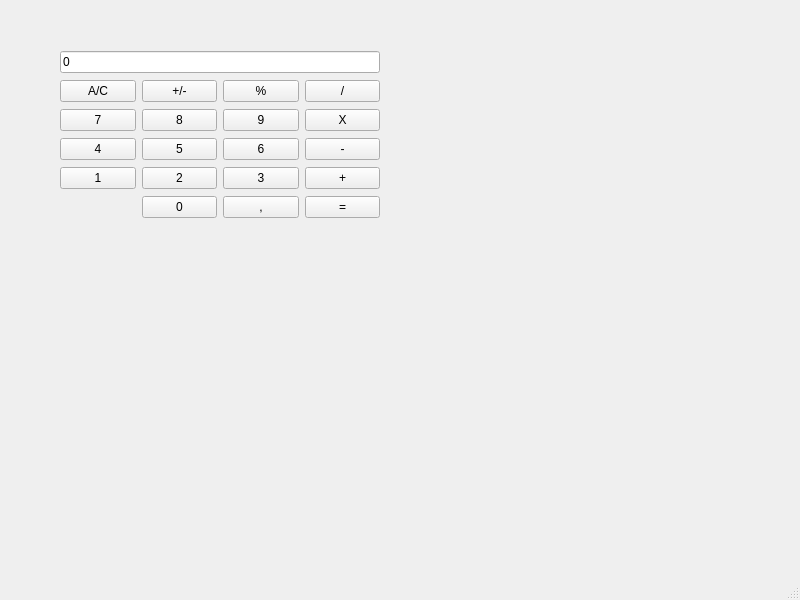
<?xml version="1.0" encoding="UTF-8"?>
<ui version="4.0">
 <class>MainWindow</class>
 <widget class="QMainWindow" name="MainWindow">
  <property name="geometry">
   <rect>
    <x>0</x>
    <y>0</y>
    <width>800</width>
    <height>600</height>
   </rect>
  </property>
  <property name="windowTitle">
   <string>MainWindow</string>
  </property>
  <widget class="QWidget" name="centralwidget">
   <widget class="QWidget" name="">
    <property name="geometry">
     <rect>
      <x>60</x>
      <y>50</y>
      <width>320</width>
      <height>173</height>
     </rect>
    </property>
    <layout class="QGridLayout" name="gridLayout">
     <item row="0" column="0" colspan="4">
      <widget class="QLineEdit" name="ResultField">
       <property name="text">
        <string>0</string>
       </property>
      </widget>
     </item>
     <item row="1" column="0">
      <widget class="QPushButton" name="ButAC">
       <property name="text">
        <string>A/C</string>
       </property>
      </widget>
     </item>
     <item row="1" column="1">
      <widget class="QPushButton" name="ButPlusMinus">
       <property name="text">
        <string>+/-</string>
       </property>
      </widget>
     </item>
     <item row="1" column="2">
      <widget class="QPushButton" name="ButPerc">
       <property name="text">
        <string>%</string>
       </property>
      </widget>
     </item>
     <item row="1" column="3">
      <widget class="QPushButton" name="ButDiv">
       <property name="text">
        <string>/</string>
       </property>
      </widget>
     </item>
     <item row="2" column="0">
      <widget class="QPushButton" name="But7">
       <property name="text">
        <string>7</string>
       </property>
      </widget>
     </item>
     <item row="2" column="1">
      <widget class="QPushButton" name="But8">
       <property name="text">
        <string>8</string>
       </property>
      </widget>
     </item>
     <item row="2" column="2">
      <widget class="QPushButton" name="But9">
       <property name="text">
        <string>9</string>
       </property>
      </widget>
     </item>
     <item row="2" column="3">
      <widget class="QPushButton" name="ButMult">
       <property name="text">
        <string>X</string>
       </property>
      </widget>
     </item>
     <item row="3" column="0">
      <widget class="QPushButton" name="But4">
       <property name="text">
        <string>4</string>
       </property>
      </widget>
     </item>
     <item row="3" column="1">
      <widget class="QPushButton" name="But5">
       <property name="text">
        <string>5</string>
       </property>
      </widget>
     </item>
     <item row="3" column="2">
      <widget class="QPushButton" name="But6">
       <property name="text">
        <string>6</string>
       </property>
      </widget>
     </item>
     <item row="3" column="3">
      <widget class="QPushButton" name="ButMin">
       <property name="text">
        <string>-</string>
       </property>
      </widget>
     </item>
     <item row="4" column="0">
      <widget class="QPushButton" name="But1">
       <property name="text">
        <string>1</string>
       </property>
      </widget>
     </item>
     <item row="4" column="1">
      <widget class="QPushButton" name="But2">
       <property name="text">
        <string>2</string>
       </property>
      </widget>
     </item>
     <item row="4" column="2">
      <widget class="QPushButton" name="But3">
       <property name="text">
        <string>3</string>
       </property>
      </widget>
     </item>
     <item row="4" column="3">
      <widget class="QPushButton" name="ButPlu">
       <property name="text">
        <string>+</string>
       </property>
      </widget>
     </item>
     <item row="5" column="1">
      <widget class="QPushButton" name="But0">
       <property name="text">
        <string>0</string>
       </property>
      </widget>
     </item>
     <item row="5" column="2">
      <widget class="QPushButton" name="ButComma">
       <property name="text">
        <string>,</string>
       </property>
      </widget>
     </item>
     <item row="5" column="3">
      <widget class="QPushButton" name="ButEquals">
       <property name="text">
        <string>=</string>
       </property>
      </widget>
     </item>
    </layout>
   </widget>
  </widget>
  <widget class="QMenuBar" name="menubar">
   <property name="geometry">
    <rect>
     <x>0</x>
     <y>0</y>
     <width>800</width>
     <height>22</height>
    </rect>
   </property>
  </widget>
  <widget class="QStatusBar" name="statusbar"/>
 </widget>
 <resources/>
 <connections/>
</ui>
